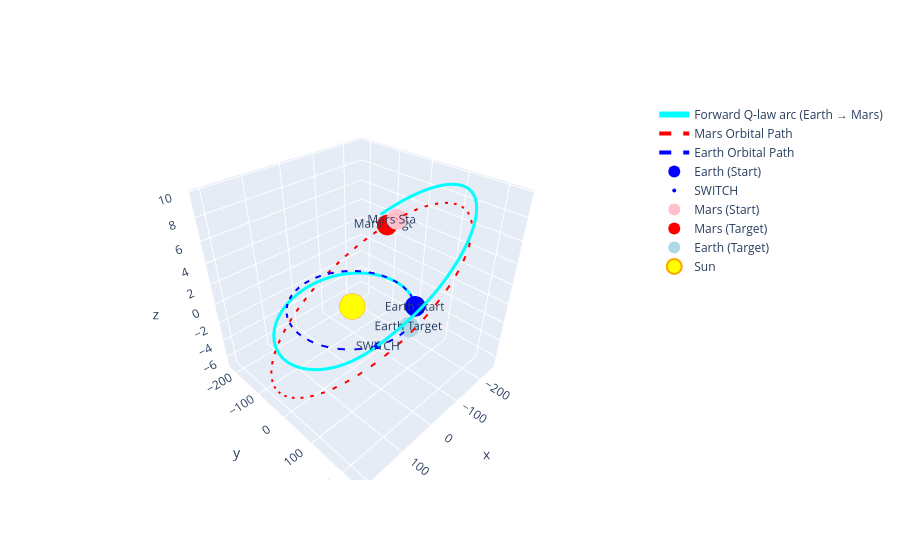

The code cell stored with this chart in its notebook:
### Code cell
import plotly.graph_objects as go
import numpy as np


# Convert to Gm (1e9 m)
AU_TO_GM = 1.495978707e2

# Example: pick one TOF from your loop
best_tf = tf_days[-1]  # or pick the one you want to visualize
best_t0 = t0

# Get Earth and Mars positions at t0 and t0+best_tf
earth_initial = earth_loc[best_t0,0:3]
mars_initial = mars_loc[best_t0,0:3]
mars_final= mars_loc[best_t0 + best_tf, 0:3]
earth_final= earth_loc[best_t0 + best_tf, 0:3]

mars_traj_during_flight = mars_loc[best_t0 : best_t0 + best_tf + 1, 0:3] / 1e9
earth_traj_during_flight = earth_loc[best_t0 : best_t0 + best_tf + 1, 0:3] / 1e9


# Forward trajectory (Earth -> Mars)
t_days_fw = fw_ts / 86400
r_traj_fw = fw_sol[0:3, :].T / 1e9

# Create 3D figure
fig = go.Figure()


# 1. Forward arc (Earth → Mars)
fig.add_trace(go.Scatter3d(
    x=r_traj_fw[:, 0], y=r_traj_fw[:, 1], z=r_traj_fw[:, 2],
    mode='lines',
    name='Forward Q‑law arc (Earth → Mars)',
    line=dict(width=6, color='cyan'),
    hovertemplate='<b>Time: %{text:.1f} days</b><br>X: %{x:.2f} Gm<br>Y: %{y:.2f} Gm<br>Z: %{z:.2f} Gm<extra></extra>',
    text=t_days_fw
))

# --- 2. NEW: Mars Orbit Path (The target's actual move) ---
fig.add_trace(go.Scatter3d(
    x=mars_traj_during_flight[:, 0], 
    y=mars_traj_during_flight[:, 1], 
    z=mars_traj_during_flight[:, 2],
    mode='lines',
    name='Mars Orbital Path',
    line=dict(width=4, color='red', dash='dash'), # Dashed to distinguish from spacecraft
    hovertemplate='<b>Mars Path</b><br>X: %{x:.2f} Gm<br>Y: %{y:.2f} Gm<br>Z: %{z:.2f} Gm<extra></extra>'
))
fig.add_trace(go.Scatter3d(
    x=earth_traj_during_flight[:, 0], 
    y=earth_traj_during_flight[:, 1], 
    z=earth_traj_during_flight[:, 2],
    mode='lines',
    name='Earth Orbital Path',
    line=dict(width=4, color='blue', dash='dash'), # Dashed to distinguish from spacecraft
    hovertemplate='<b>Mars Path</b><br>X: %{x:.2f} Gm<br>Y: %{y:.2f} Gm<br>Z: %{z:.2f} Gm<extra></extra>'
))

# 3. Earth initial
fig.add_trace(go.Scatter3d(
    x=[earth_initial[0]/1e9], y=[earth_initial[1]/1e9], z=[earth_initial[2]/1e9],
    mode='markers+text',
    name='Earth (Start)',
    marker=dict(size=12, color='blue'),
    text=['Earth Start'],
    textposition="middle center",
    hovertemplate='<b>Earth Initial</b><br>Position: (%{x:.2f}, %{y:.2f}, %{z:.2f}) Gm<extra></extra>'
))

switch = [ 1.19106010e+11,1.92394291e+11,2.69601236e+09]
fig.add_trace(go.Scatter3d(
    x=[switch[0]/1e9], y=[switch[1]/1e9], z=[switch[2]/1e9],
    mode='markers+text',
    name='SWITCH',
    marker=dict(size=4, color='blue'),
    text=['SWITCH'],
    textposition="middle center",
    hovertemplate='<b>Earth Initial</b><br>Position: (%{x:.2f}, %{y:.2f}, %{z:.2f}) Gm<extra></extra>'
))


# 4. Mars initial
fig.add_trace(go.Scatter3d(
    x=[mars_initial[0]/1e9], y=[mars_initial[1]/1e9], z=[mars_initial[2]/1e9],
    mode='markers+text',
    name='Mars (Start)',
    marker=dict(size=12, color='pink'),
    text=['Mars Start'],
    textposition="middle center",
    hovertemplate='<b>Mars Initial</b><br>Position: (%{x:.2f}, %{y:.2f}, %{z:.2f}) Gm<extra></extra>'
))


# 5. Mars final (target)
fig.add_trace(go.Scatter3d(
    x=[mars_final[0]/1e9], y=[mars_final[1]/1e9], z=[mars_final[2]/1e9],
    mode='markers+text',
    name='Mars (Target)',
    marker=dict(size=12, color='red'),
    text=['Mars Target'],
    textposition="middle center",
    hovertemplate='<b>Mars Target</b><br>Position: (%{x:.2f}, %{y:.2f}, %{z:.2f}) Gm<extra></extra>'
))


# 6. Earth final (target for backward arc)
fig.add_trace(go.Scatter3d(
    x=[earth_final[0]/1e9], y=[earth_final[1]/1e9], z=[earth_final[2]/1e9],
    mode='markers+text',
    name='Earth (Target)',
    marker=dict(size=12, color='lightblue'),
    text=['Earth Target'],
    textposition="middle center",
    hovertemplate='<b>Earth Target</b><br>Position: (%{x:.2f}, %{y:.2f}, %{z:.2f}) Gm<extra></extra>'
))


# 7. Sun at origin
fig.add_trace(go.Scatter3d(
    x=[0], y=[0], z=[0],
    mode='markers',
    name='Sun',
    marker=dict(size=15, color='yellow', symbol='circle', line=dict(color='orange', width=2))
))


# 8. Auxiliary: Earth initial state point (r0v0) and Mars final state point

### Figure 1 — Plotly figure (JSON) as saved in the notebook; plotly's stock layout.template omitted (floating-point values rounded to 4 significant figures; data arrays with more than 128 entries replaced by an {"elided": "..."} marker saying what was removed)
{"data": [{"hovertemplate": "<b>Time: %{text:.1f} days</b><br>X: %{x:.2f} Gm<br>Y: %{y:.2f} Gm<br>Z: %{z:.2f} Gm<extra></extra>", "line": {"color": "cyan", "width": 6}, "mode": "lines", "name": "Forward Q‑law arc (Earth → Mars)", "text": {"elided": "4384 float values"}, "type": "scatter3d", "x": {"elided": "4384 float values"}, "y": {"elided": "4384 float values"}, "z": {"elided": "4384 float values"}}, {"hovertemplate": "<b>Mars Path</b><br>X: %{x:.2f} Gm<br>Y: %{y:.2f} Gm<br>Z: %{z:.2f} Gm<extra></extra>", "line": {"color": "red", "dash": "dash", "width": 4}, "mode": "lines", "name": "Mars Orbital Path", "type": "scatter3d", "x": {"elided": "701 float values"}, "y": {"elided": "701 float values"}, "z": {"elided": "701 float values"}}, {"hovertemplate": "<b>Mars Path</b><br>X: %{x:.2f} Gm<br>Y: %{y:.2f} Gm<br>Z: %{z:.2f} Gm<extra></extra>", "line": {"color": "blue", "dash": "dash", "width": 4}, "mode": "lines", "name": "Earth Orbital Path", "type": "scatter3d", "x": {"elided": "701 float values"}, "y": {"elided": "701 float values"}, "z": {"elided": "701 float values"}}, {"hovertemplate": "<b>Earth Initial</b><br>Position: (%{x:.2f}, %{y:.2f}, %{z:.2f}) Gm<extra></extra>", "marker": {"color": "blue", "size": 12}, "mode": "markers+text", "name": "Earth (Start)", "text": ["Earth Start"], "textposition": "middle center", "type": "scatter3d", "x": [-104.7], "y": [103.9], "z": [-2.358e-05]}, {"hovertemplate": "<b>Earth Initial</b><br>Position: (%{x:.2f}, %{y:.2f}, %{z:.2f}) Gm<extra></extra>", "marker": {"color": "blue", "size": 4}, "mode": "markers+text", "name": "SWITCH", "text": ["SWITCH"], "textposition": "middle center", "type": "scatter3d", "x": [119.1], "y": [192.4], "z": [2.696]}, {"hovertemplate": "<b>Mars Initial</b><br>Position: (%{x:.2f}, %{y:.2f}, %{z:.2f}) Gm<extra></extra>", "marker": {"color": "pink", "size": 12}, "mode": "markers+text", "name": "Mars (Start)", "text": ["Mars Start"], "textposition": "middle center", "type": "scatter3d", "x": [-231.9], "y": [-72.49], "z": [4.181]}, {"hovertemplate": "<b>Mars Target</b><br>Position: (%{x:.2f}, %{y:.2f}, %{z:.2f}) Gm<extra></extra>", "marker": {"color": "red", "size": 12}, "mode": "markers+text", "name": "Mars (Target)", "text": ["Mars Target"], "textposition": "middle center", "type": "scatter3d", "x": [-221.4], "y": [-95.67], "z": [3.436]}, {"hovertemplate": "<b>Earth Target</b><br>Position: (%{x:.2f}, %{y:.2f}, %{z:.2f}) Gm<extra></extra>", "marker": {"color": "lightblue", "size": 12}, "mode": "markers+text", "name": "Earth (Target)", "text": ["Earth Target"], "textposition": "middle center", "type": "scatter3d", "x": [-36.04], "y": [142.6], "z": [-0.0007915]}, {"marker": {"color": "yellow", "line": {"color": "orange", "width": 2}, "size": 15, "symbol": "circle"}, "mode": "markers", "name": "Sun", "type": "scatter3d", "x": [0], "y": [0], "z": [0]}], "layout": {}}
